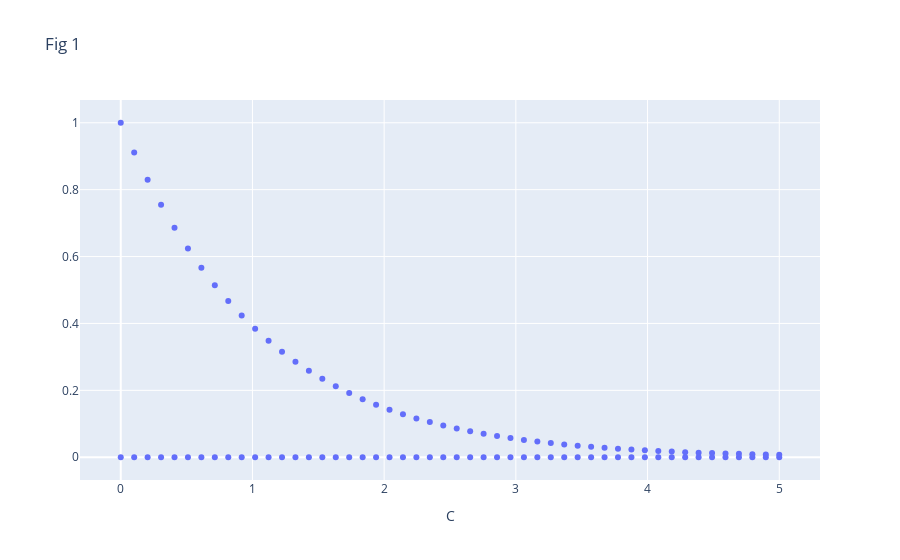

Write notebook code for a chart like this one.
### Code cell
fig = go.Figure()
fig.add_trace(go.Scatter(x=cs, y=xs, mode='markers', name = ""))
fig.update_layout(title="Fig 1")
fig.update_layout(xaxis={"title": "C"})
